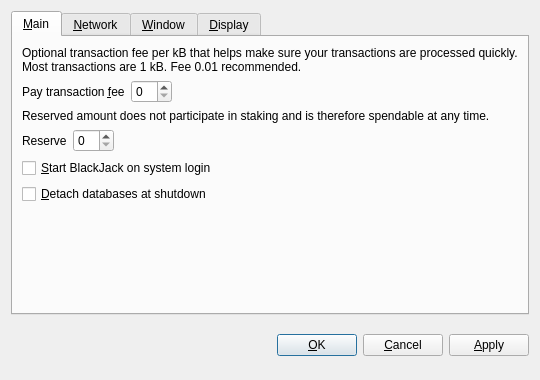
<?xml version="1.0" encoding="UTF-8"?>
<ui version="4.0">
 <class>OptionsDialog</class>
 <widget class="QDialog" name="OptionsDialog">
  <property name="geometry">
   <rect>
    <x>0</x>
    <y>0</y>
    <width>540</width>
    <height>380</height>
   </rect>
  </property>
  <property name="windowTitle">
   <string>Options</string>
  </property>
  <property name="modal">
   <bool>true</bool>
  </property>
  <layout class="QVBoxLayout" name="verticalLayout">
   <item>
    <widget class="QTabWidget" name="tabWidget">
     <property name="tabPosition">
      <enum>QTabWidget::North</enum>
     </property>
     <property name="currentIndex">
      <number>0</number>
     </property>
     <widget class="QWidget" name="tabMain">
      <attribute name="title">
       <string>&amp;Main</string>
      </attribute>
      <layout class="QVBoxLayout" name="verticalLayout_Main">
       <item>
        <widget class="QLabel" name="transactionFeeInfoLabel">
         <property name="text">
          <string>Optional transaction fee per kB that helps make sure your transactions are processed quickly. Most transactions are 1 kB. Fee 0.01 recommended.</string>
         </property>
         <property name="textFormat">
          <enum>Qt::PlainText</enum>
         </property>
         <property name="wordWrap">
          <bool>true</bool>
         </property>
        </widget>
       </item>
       <item>
        <layout class="QHBoxLayout" name="horizontalLayoutFee">
         <item>
          <widget class="QLabel" name="transactionFeeLabel">
           <property name="text">
            <string>Pay transaction &amp;fee</string>
           </property>
           <property name="textFormat">
            <enum>Qt::PlainText</enum>
           </property>
           <property name="buddy">
            <cstring>transactionFee</cstring>
           </property>
          </widget>
         </item>
         <item>
          <widget class="BitcoinAmountField" name="transactionFee"/>
         </item>
         <item>
          <spacer name="horizontalSpacerFee">
           <property name="orientation">
            <enum>Qt::Horizontal</enum>
           </property>
           <property name="sizeHint" stdset="0">
            <size>
             <width>40</width>
             <height>20</height>
            </size>
           </property>
          </spacer>
         </item>
        </layout>
       </item>
       <item>
        <widget class="QLabel" name="reserveBalanceInfoLabel">
         <property name="text">
          <string>Reserved amount does not participate in staking and is therefore spendable at any time.</string>
         </property>
         <property name="textFormat">
          <enum>Qt::PlainText</enum>
         </property>
         <property name="wordWrap">
          <bool>true</bool>
         </property>
        </widget>
       </item>
       <item>
        <layout class="QHBoxLayout" name="horizontalLayoutReserveBalance">
         <item>
          <widget class="QLabel" name="reserveBalanceLabel">
           <property name="text">
            <string>Reserve</string>
           </property>
           <property name="textFormat">
            <enum>Qt::PlainText</enum>
           </property>
           <property name="buddy">
            <cstring>reserveBalance</cstring>
           </property>
          </widget>
         </item>
         <item>
          <widget class="BitcoinAmountField" name="reserveBalance"/>
         </item>
         <item>
          <spacer name="horizontalSpacerReserveBalance">
           <property name="orientation">
            <enum>Qt::Horizontal</enum>
           </property>
           <property name="sizeHint" stdset="0">
            <size>
             <width>40</width>
             <height>20</height>
            </size>
           </property>
          </spacer>
         </item>
        </layout>
       </item>
       <item>
        <widget class="QCheckBox" name="bitcoinAtStartup">
         <property name="toolTip">
          <string>Automatically start BlackJack after logging in to the system.</string>
         </property>
         <property name="text">
          <string>&amp;Start BlackJack on system login</string>
         </property>
        </widget>
       </item>
       <item>
        <widget class="QCheckBox" name="detachDatabases">
         <property name="toolTip">
          <string>Detach block and address databases at shutdown. This means they can be moved to another data directory, but it slows down shutdown. The wallet is always detached.</string>
         </property>
         <property name="text">
          <string>&amp;Detach databases at shutdown</string>
         </property>
        </widget>
       </item>
       <item>
        <spacer name="verticalSpacer_Main">
         <property name="orientation">
          <enum>Qt::Vertical</enum>
         </property>
         <property name="sizeHint" stdset="0">
          <size>
           <width>20</width>
           <height>40</height>
          </size>
         </property>
        </spacer>
       </item>
      </layout>
     </widget>
     <widget class="QWidget" name="tabNetwork">
      <attribute name="title">
       <string>&amp;Network</string>
      </attribute>
      <layout class="QVBoxLayout" name="verticalLayout_Network">
       <item>
        <widget class="QCheckBox" name="mapPortUpnp">
         <property name="toolTip">
          <string>Automatically open the BlackJack client port on the router. This only works when your router supports UPnP and it is enabled.</string>
         </property>
         <property name="text">
          <string>Map port using &amp;UPnP</string>
         </property>
        </widget>
       </item>
       <item>
        <widget class="QCheckBox" name="connectSocks">
         <property name="toolTip">
          <string>Connect to the BlackJack network through a SOCKS proxy (e.g. when connecting through Tor).</string>
         </property>
         <property name="text">
          <string>&amp;Connect through SOCKS proxy:</string>
         </property>
        </widget>
       </item>
       <item>
        <layout class="QHBoxLayout" name="horizontalLayout_Network">
         <item>
          <widget class="QLabel" name="proxyIpLabel">
           <property name="text">
            <string>Proxy &amp;IP:</string>
           </property>
           <property name="textFormat">
            <enum>Qt::PlainText</enum>
           </property>
           <property name="buddy">
            <cstring>proxyIp</cstring>
           </property>
          </widget>
         </item>
         <item>
          <widget class="QValidatedLineEdit" name="proxyIp">
           <property name="maximumSize">
            <size>
             <width>140</width>
             <height>16777215</height>
            </size>
           </property>
           <property name="toolTip">
            <string>IP address of the proxy (e.g. 127.0.0.1)</string>
           </property>
          </widget>
         </item>
         <item>
          <widget class="QLabel" name="proxyPortLabel">
           <property name="text">
            <string>&amp;Port:</string>
           </property>
           <property name="textFormat">
            <enum>Qt::PlainText</enum>
           </property>
           <property name="buddy">
            <cstring>proxyPort</cstring>
           </property>
          </widget>
         </item>
         <item>
          <widget class="QLineEdit" name="proxyPort">
           <property name="maximumSize">
            <size>
             <width>55</width>
             <height>16777215</height>
            </size>
           </property>
           <property name="toolTip">
            <string>Port of the proxy (e.g. 9050)</string>
           </property>
          </widget>
         </item>
         <item>
          <widget class="QLabel" name="socksVersionLabel">
           <property name="text">
            <string>SOCKS &amp;Version:</string>
           </property>
           <property name="textFormat">
            <enum>Qt::PlainText</enum>
           </property>
           <property name="buddy">
            <cstring>socksVersion</cstring>
           </property>
          </widget>
         </item>
         <item>
          <widget class="QValueComboBox" name="socksVersion">
           <property name="toolTip">
            <string>SOCKS version of the proxy (e.g. 5)</string>
           </property>
          </widget>
         </item>
         <item>
          <spacer name="horizontalSpacer_Network">
           <property name="orientation">
            <enum>Qt::Horizontal</enum>
           </property>
           <property name="sizeHint" stdset="0">
            <size>
             <width>40</width>
             <height>20</height>
            </size>
           </property>
          </spacer>
         </item>
        </layout>
       </item>
       <item>
        <spacer name="verticalSpacer_Network">
         <property name="orientation">
          <enum>Qt::Vertical</enum>
         </property>
         <property name="sizeHint" stdset="0">
          <size>
           <width>20</width>
           <height>40</height>
          </size>
         </property>
        </spacer>
       </item>
      </layout>
     </widget>
     <widget class="QWidget" name="tabWindow">
      <attribute name="title">
       <string>&amp;Window</string>
      </attribute>
      <layout class="QVBoxLayout" name="verticalLayout_Window">
       <item>
        <widget class="QCheckBox" name="minimizeToTray">
         <property name="toolTip">
          <string>Show only a tray icon after minimizing the window.</string>
         </property>
         <property name="text">
          <string>&amp;Minimize to the tray instead of the taskbar</string>
         </property>
        </widget>
       </item>
       <item>
        <widget class="QCheckBox" name="minimizeOnClose">
         <property name="toolTip">
          <string>Minimize instead of exit the application when the window is closed. When this option is enabled, the application will be closed only after selecting Quit in the menu.</string>
         </property>
         <property name="text">
          <string>M&amp;inimize on close</string>
         </property>
        </widget>
       </item>
       <item>
        <spacer name="verticalSpacer_Window">
         <property name="orientation">
          <enum>Qt::Vertical</enum>
         </property>
         <property name="sizeHint" stdset="0">
          <size>
           <width>20</width>
           <height>40</height>
          </size>
         </property>
        </spacer>
       </item>
      </layout>
     </widget>
     <widget class="QWidget" name="tabDisplay">
      <attribute name="title">
       <string>&amp;Display</string>
      </attribute>
      <layout class="QVBoxLayout" name="verticalLayout_Display">
       <item>
        <layout class="QHBoxLayout" name="horizontalLayout_1_Display">
         <item>
          <widget class="QLabel" name="langLabel">
           <property name="text">
            <string>User Interface &amp;language:</string>
           </property>
           <property name="textFormat">
            <enum>Qt::PlainText</enum>
           </property>
           <property name="buddy">
            <cstring>lang</cstring>
           </property>
          </widget>
         </item>
         <item>
          <widget class="QValueComboBox" name="lang">
           <property name="toolTip">
            <string>The user interface language can be set here. This setting will take effect after restarting BlackJack.</string>
           </property>
          </widget>
         </item>
        </layout>
       </item>
       <item>
        <layout class="QHBoxLayout" name="horizontalLayout_2_Display">
         <item>
          <widget class="QLabel" name="unitLabel">
           <property name="text">
            <string>&amp;Unit to show amounts in:</string>
           </property>
           <property name="textFormat">
            <enum>Qt::PlainText</enum>
           </property>
           <property name="buddy">
            <cstring>unit</cstring>
           </property>
          </widget>
         </item>
         <item>
          <widget class="QValueComboBox" name="unit">
           <property name="toolTip">
            <string>Choose the default subdivision unit to show in the interface and when sending coins.</string>
           </property>
          </widget>
         </item>
        </layout>
       </item>
       <item>
        <widget class="QCheckBox" name="displayAddresses">
         <property name="toolTip">
          <string>Whether to show BlackJack addresses in the transaction list or not.</string>
         </property>
         <property name="text">
          <string>&amp;Display addresses in transaction list</string>
         </property>
        </widget>
       </item>
       <item>
        <widget class="QCheckBox" name="coinControlFeatures">
         <property name="toolTip">
          <string>Whether to show coin control features or not.</string>
         </property>
         <property name="text">
          <string>Display coin &amp;control features (experts only!)</string>
         </property>
        </widget>
       </item>
       <item>
        <spacer name="verticalSpacer_Display">
         <property name="orientation">
          <enum>Qt::Vertical</enum>
         </property>
         <property name="sizeHint" stdset="0">
          <size>
           <width>20</width>
           <height>40</height>
          </size>
         </property>
        </spacer>
       </item>
      </layout>
     </widget>
    </widget>
   </item>
   <item>
    <layout class="QHBoxLayout" name="horizontalLayout_Buttons">
     <item>
      <spacer name="horizontalSpacer_1">
       <property name="orientation">
        <enum>Qt::Horizontal</enum>
       </property>
       <property name="sizeHint" stdset="0">
        <size>
         <width>40</width>
         <height>48</height>
        </size>
       </property>
      </spacer>
     </item>
     <item>
      <widget class="QLabel" name="statusLabel">
       <property name="font">
        <font>
         <weight>75</weight>
         <bold>true</bold>
        </font>
       </property>
       <property name="text">
        <string/>
       </property>
       <property name="textFormat">
        <enum>Qt::PlainText</enum>
       </property>
       <property name="wordWrap">
        <bool>true</bool>
       </property>
      </widget>
     </item>
     <item>
      <spacer name="horizontalSpacer_2">
       <property name="orientation">
        <enum>Qt::Horizontal</enum>
       </property>
       <property name="sizeHint" stdset="0">
        <size>
         <width>40</width>
         <height>48</height>
        </size>
       </property>
      </spacer>
     </item>
     <item>
      <widget class="QPushButton" name="okButton">
       <property name="text">
        <string>&amp;OK</string>
       </property>
      </widget>
     </item>
     <item>
      <widget class="QPushButton" name="cancelButton">
       <property name="text">
        <string>&amp;Cancel</string>
       </property>
       <property name="autoDefault">
        <bool>false</bool>
       </property>
      </widget>
     </item>
     <item>
      <widget class="QPushButton" name="applyButton">
       <property name="text">
        <string>&amp;Apply</string>
       </property>
       <property name="autoDefault">
        <bool>false</bool>
       </property>
      </widget>
     </item>
    </layout>
   </item>
  </layout>
 </widget>
 <customwidgets>
  <customwidget>
   <class>BitcoinAmountField</class>
   <extends>QSpinBox</extends>
   <header>bitcoinamountfield.h</header>
  </customwidget>
  <customwidget>
   <class>QValueComboBox</class>
   <extends>QComboBox</extends>
   <header>qvaluecombobox.h</header>
  </customwidget>
  <customwidget>
   <class>QValidatedLineEdit</class>
   <extends>QLineEdit</extends>
   <header>qvalidatedlineedit.h</header>
  </customwidget>
 </customwidgets>
 <resources/>
 <connections/>
</ui>
